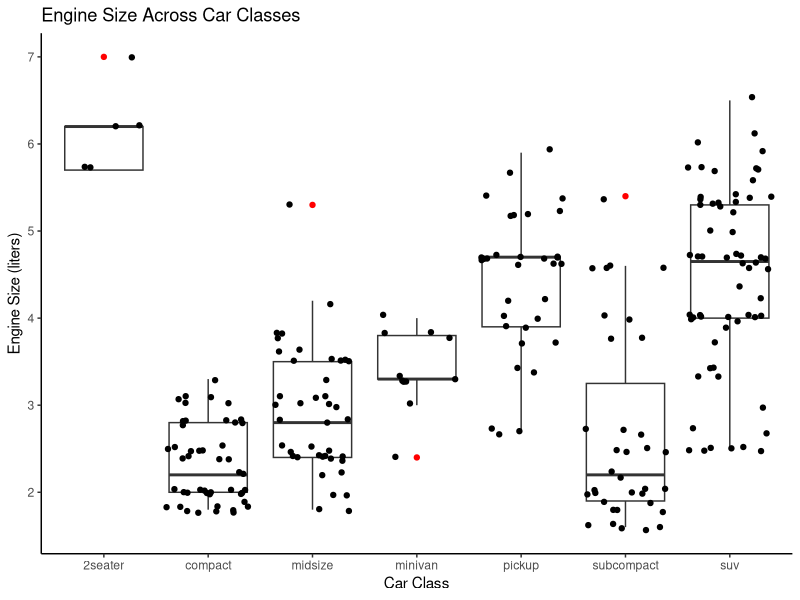

Recreate this plot in R.
# Boxplot displaying engine size per car class

# Load the necessary library
library(ggplot2)

# Plot the engine size vs car class using the mpg dataset
ggplot(data = mpg, aes(x = class, y = displ)) +
  #x = Car class in the column "class", y = Engine size is in column "displ". 
  geom_boxplot(outlier.colour = "red") +
  geom_jitter() +  # Add jitter for individual points
  theme_classic() +  #Change theme to classic
  labs(title = "Engine Size Across Car Classes",
       x = "Car Class",
       y = "Engine Size (liters)")
